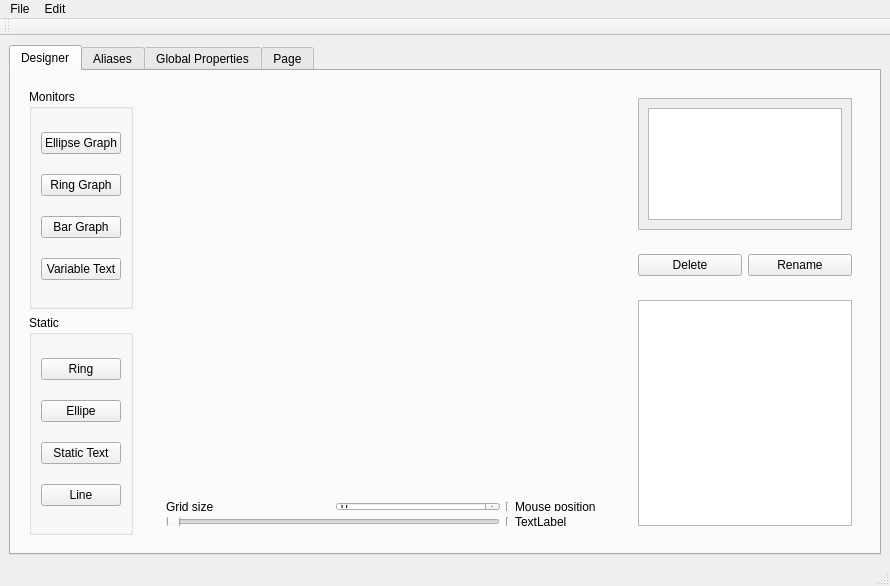
<?xml version="1.0" encoding="UTF-8"?>
<ui version="4.0">
 <class>MainWindow</class>
 <widget class="QMainWindow" name="MainWindow">
  <property name="geometry">
   <rect>
    <x>0</x>
    <y>0</y>
    <width>890</width>
    <height>586</height>
   </rect>
  </property>
  <property name="windowTitle">
   <string>MainWindow</string>
  </property>
  <widget class="QWidget" name="centralwidget">
   <layout class="QHBoxLayout" name="horizontalLayout_2">
    <item>
     <widget class="QTabWidget" name="DesignerTab">
      <property name="currentIndex">
       <number>0</number>
      </property>
      <widget class="QWidget" name="Designer">
       <property name="sizePolicy">
        <sizepolicy hsizetype="Preferred" vsizetype="Preferred">
         <horstretch>0</horstretch>
         <verstretch>0</verstretch>
        </sizepolicy>
       </property>
       <attribute name="title">
        <string>Designer</string>
       </attribute>
       <layout class="QHBoxLayout" name="horizontalLayout">
        <item>
         <widget class="QWidget" name="widget_6" native="true">
          <layout class="QVBoxLayout" name="verticalLayout_4">
           <item>
            <widget class="QGroupBox" name="groupBox">
             <property name="title">
              <string>Monitors</string>
             </property>
             <layout class="QVBoxLayout" name="verticalLayout_5">
              <item>
               <widget class="QPushButton" name="ellipsegraphBtn">
                <property name="sizePolicy">
                 <sizepolicy hsizetype="Fixed" vsizetype="Fixed">
                  <horstretch>50</horstretch>
                  <verstretch>0</verstretch>
                 </sizepolicy>
                </property>
                <property name="maximumSize">
                 <size>
                  <width>197</width>
                  <height>16777215</height>
                 </size>
                </property>
                <property name="toolTip">
                 <string>Draw an Elliptic monitor</string>
                </property>
                <property name="text">
                 <string>Ellipse Graph</string>
                </property>
               </widget>
              </item>
              <item>
               <widget class="QPushButton" name="ringgraphBtn">
                <property name="sizePolicy">
                 <sizepolicy hsizetype="Fixed" vsizetype="Fixed">
                  <horstretch>50</horstretch>
                  <verstretch>0</verstretch>
                 </sizepolicy>
                </property>
                <property name="maximumSize">
                 <size>
                  <width>197</width>
                  <height>16777215</height>
                 </size>
                </property>
                <property name="text">
                 <string>Ring Graph</string>
                </property>
               </widget>
              </item>
              <item>
               <widget class="QPushButton" name="bargraphBtn">
                <property name="sizePolicy">
                 <sizepolicy hsizetype="Fixed" vsizetype="Fixed">
                  <horstretch>50</horstretch>
                  <verstretch>0</verstretch>
                 </sizepolicy>
                </property>
                <property name="maximumSize">
                 <size>
                  <width>197</width>
                  <height>16777215</height>
                 </size>
                </property>
                <property name="text">
                 <string>Bar Graph</string>
                </property>
               </widget>
              </item>
              <item>
               <widget class="QPushButton" name="vartextBtn">
                <property name="sizePolicy">
                 <sizepolicy hsizetype="Fixed" vsizetype="Fixed">
                  <horstretch>50</horstretch>
                  <verstretch>0</verstretch>
                 </sizepolicy>
                </property>
                <property name="maximumSize">
                 <size>
                  <width>197</width>
                  <height>16777215</height>
                 </size>
                </property>
                <property name="text">
                 <string>Variable Text</string>
                </property>
               </widget>
              </item>
             </layout>
            </widget>
           </item>
           <item>
            <widget class="QGroupBox" name="groupBox_2">
             <property name="title">
              <string>Static</string>
             </property>
             <layout class="QVBoxLayout" name="verticalLayout_6">
              <item>
               <widget class="QPushButton" name="ringBtn">
                <property name="sizePolicy">
                 <sizepolicy hsizetype="Fixed" vsizetype="Fixed">
                  <horstretch>50</horstretch>
                  <verstretch>0</verstretch>
                 </sizepolicy>
                </property>
                <property name="maximumSize">
                 <size>
                  <width>197</width>
                  <height>16777215</height>
                 </size>
                </property>
                <property name="text">
                 <string>Ring</string>
                </property>
               </widget>
              </item>
              <item>
               <widget class="QPushButton" name="ellipseBtn">
                <property name="sizePolicy">
                 <sizepolicy hsizetype="Fixed" vsizetype="Fixed">
                  <horstretch>50</horstretch>
                  <verstretch>0</verstretch>
                 </sizepolicy>
                </property>
                <property name="maximumSize">
                 <size>
                  <width>197</width>
                  <height>16777215</height>
                 </size>
                </property>
                <property name="text">
                 <string>Ellipe</string>
                </property>
               </widget>
              </item>
              <item>
               <widget class="QPushButton" name="statextBtn">
                <property name="sizePolicy">
                 <sizepolicy hsizetype="Fixed" vsizetype="Fixed">
                  <horstretch>50</horstretch>
                  <verstretch>0</verstretch>
                 </sizepolicy>
                </property>
                <property name="maximumSize">
                 <size>
                  <width>197</width>
                  <height>16777215</height>
                 </size>
                </property>
                <property name="text">
                 <string>Static Text</string>
                </property>
               </widget>
              </item>
              <item>
               <widget class="QPushButton" name="lineBtn">
                <property name="sizePolicy">
                 <sizepolicy hsizetype="Fixed" vsizetype="Fixed">
                  <horstretch>50</horstretch>
                  <verstretch>0</verstretch>
                 </sizepolicy>
                </property>
                <property name="maximumSize">
                 <size>
                  <width>197</width>
                  <height>16777215</height>
                 </size>
                </property>
                <property name="text">
                 <string>Line</string>
                </property>
               </widget>
              </item>
             </layout>
            </widget>
           </item>
          </layout>
         </widget>
        </item>
        <item>
         <layout class="QGridLayout" name="gridLayout_3">
          <property name="sizeConstraint">
           <enum>QLayout::SetMinAndMaxSize</enum>
          </property>
          <item row="0" column="0" alignment="Qt::AlignLeft|Qt::AlignTop">
           <widget class="PreviewGraphicScene" name="previewgraphicview" native="true">
            <property name="sizePolicy">
             <sizepolicy hsizetype="Expanding" vsizetype="Expanding">
              <horstretch>0</horstretch>
              <verstretch>0</verstretch>
             </sizepolicy>
            </property>
            <property name="minimumSize">
             <size>
              <width>200</width>
              <height>200</height>
             </size>
            </property>
            <property name="palette">
             <palette>
              <active>
               <colorrole role="WindowText">
                <brush brushstyle="SolidPattern">
                 <color alpha="255">
                  <red>255</red>
                  <green>255</green>
                  <blue>255</blue>
                 </color>
                </brush>
               </colorrole>
               <colorrole role="Button">
                <brush brushstyle="SolidPattern">
                 <color alpha="255">
                  <red>0</red>
                  <green>0</green>
                  <blue>0</blue>
                 </color>
                </brush>
               </colorrole>
               <colorrole role="Light">
                <brush brushstyle="SolidPattern">
                 <color alpha="255">
                  <red>0</red>
                  <green>0</green>
                  <blue>0</blue>
                 </color>
                </brush>
               </colorrole>
               <colorrole role="Midlight">
                <brush brushstyle="SolidPattern">
                 <color alpha="255">
                  <red>0</red>
                  <green>0</green>
                  <blue>0</blue>
                 </color>
                </brush>
               </colorrole>
               <colorrole role="Dark">
                <brush brushstyle="SolidPattern">
                 <color alpha="255">
                  <red>0</red>
                  <green>0</green>
                  <blue>0</blue>
                 </color>
                </brush>
               </colorrole>
               <colorrole role="Mid">
                <brush brushstyle="SolidPattern">
                 <color alpha="255">
                  <red>0</red>
                  <green>0</green>
                  <blue>0</blue>
                 </color>
                </brush>
               </colorrole>
               <colorrole role="Text">
                <brush brushstyle="SolidPattern">
                 <color alpha="255">
                  <red>255</red>
                  <green>255</green>
                  <blue>255</blue>
                 </color>
                </brush>
               </colorrole>
               <colorrole role="BrightText">
                <brush brushstyle="SolidPattern">
                 <color alpha="255">
                  <red>255</red>
                  <green>255</green>
                  <blue>255</blue>
                 </color>
                </brush>
               </colorrole>
               <colorrole role="ButtonText">
                <brush brushstyle="SolidPattern">
                 <color alpha="255">
                  <red>255</red>
                  <green>255</green>
                  <blue>255</blue>
                 </color>
                </brush>
               </colorrole>
               <colorrole role="Base">
                <brush brushstyle="SolidPattern">
                 <color alpha="255">
                  <red>0</red>
                  <green>0</green>
                  <blue>0</blue>
                 </color>
                </brush>
               </colorrole>
               <colorrole role="Window">
                <brush brushstyle="SolidPattern">
                 <color alpha="255">
                  <red>0</red>
                  <green>0</green>
                  <blue>0</blue>
                 </color>
                </brush>
               </colorrole>
               <colorrole role="Shadow">
                <brush brushstyle="SolidPattern">
                 <color alpha="255">
                  <red>0</red>
                  <green>0</green>
                  <blue>0</blue>
                 </color>
                </brush>
               </colorrole>
               <colorrole role="AlternateBase">
                <brush brushstyle="SolidPattern">
                 <color alpha="255">
                  <red>0</red>
                  <green>0</green>
                  <blue>0</blue>
                 </color>
                </brush>
               </colorrole>
               <colorrole role="ToolTipBase">
                <brush brushstyle="SolidPattern">
                 <color alpha="255">
                  <red>255</red>
                  <green>255</green>
                  <blue>220</blue>
                 </color>
                </brush>
               </colorrole>
               <colorrole role="ToolTipText">
                <brush brushstyle="SolidPattern">
                 <color alpha="255">
                  <red>0</red>
                  <green>0</green>
                  <blue>0</blue>
                 </color>
                </brush>
               </colorrole>
               <colorrole role="PlaceholderText">
                <brush brushstyle="SolidPattern">
                 <color alpha="128">
                  <red>255</red>
                  <green>255</green>
                  <blue>255</blue>
                 </color>
                </brush>
               </colorrole>
              </active>
              <inactive>
               <colorrole role="WindowText">
                <brush brushstyle="SolidPattern">
                 <color alpha="255">
                  <red>255</red>
                  <green>255</green>
                  <blue>255</blue>
                 </color>
                </brush>
               </colorrole>
               <colorrole role="Button">
                <brush brushstyle="SolidPattern">
                 <color alpha="255">
                  <red>0</red>
                  <green>0</green>
                  <blue>0</blue>
                 </color>
                </brush>
               </colorrole>
               <colorrole role="Light">
                <brush brushstyle="SolidPattern">
                 <color alpha="255">
                  <red>0</red>
                  <green>0</green>
                  <blue>0</blue>
                 </color>
                </brush>
               </colorrole>
               <colorrole role="Midlight">
                <brush brushstyle="SolidPattern">
                 <color alpha="255">
                  <red>0</red>
                  <green>0</green>
                  <blue>0</blue>
                 </color>
                </brush>
               </colorrole>
               <colorrole role="Dark">
                <brush brushstyle="SolidPattern">
                 <color alpha="255">
                  <red>0</red>
                  <green>0</green>
                  <blue>0</blue>
                 </color>
                </brush>
               </colorrole>
               <colorrole role="Mid">
                <brush brushstyle="SolidPattern">
                 <color alpha="255">
                  <red>0</red>
                  <green>0</green>
                  <blue>0</blue>
                 </color>
                </brush>
               </colorrole>
               <colorrole role="Text">
                <brush brushstyle="SolidPattern">
                 <color alpha="255">
                  <red>255</red>
                  <green>255</green>
                  <blue>255</blue>
                 </color>
                </brush>
               </colorrole>
               <colorrole role="BrightText">
                <brush brushstyle="SolidPattern">
                 <color alpha="255">
                  <red>255</red>
                  <green>255</green>
                  <blue>255</blue>
                 </color>
                </brush>
               </colorrole>
               <colorrole role="ButtonText">
                <brush brushstyle="SolidPattern">
                 <color alpha="255">
                  <red>255</red>
                  <green>255</green>
                  <blue>255</blue>
                 </color>
                </brush>
               </colorrole>
               <colorrole role="Base">
                <brush brushstyle="SolidPattern">
                 <color alpha="255">
                  <red>0</red>
                  <green>0</green>
                  <blue>0</blue>
                 </color>
                </brush>
               </colorrole>
               <colorrole role="Window">
                <brush brushstyle="SolidPattern">
                 <color alpha="255">
                  <red>0</red>
                  <green>0</green>
                  <blue>0</blue>
                 </color>
                </brush>
               </colorrole>
               <colorrole role="Shadow">
                <brush brushstyle="SolidPattern">
                 <color alpha="255">
                  <red>0</red>
                  <green>0</green>
                  <blue>0</blue>
                 </color>
                </brush>
               </colorrole>
               <colorrole role="AlternateBase">
                <brush brushstyle="SolidPattern">
                 <color alpha="255">
                  <red>0</red>
                  <green>0</green>
                  <blue>0</blue>
                 </color>
                </brush>
               </colorrole>
               <colorrole role="ToolTipBase">
                <brush brushstyle="SolidPattern">
                 <color alpha="255">
                  <red>255</red>
                  <green>255</green>
                  <blue>220</blue>
                 </color>
                </brush>
               </colorrole>
               <colorrole role="ToolTipText">
                <brush brushstyle="SolidPattern">
                 <color alpha="255">
                  <red>0</red>
                  <green>0</green>
                  <blue>0</blue>
                 </color>
                </brush>
               </colorrole>
               <colorrole role="PlaceholderText">
                <brush brushstyle="SolidPattern">
                 <color alpha="128">
                  <red>255</red>
                  <green>255</green>
                  <blue>255</blue>
                 </color>
                </brush>
               </colorrole>
              </inactive>
              <disabled>
               <colorrole role="WindowText">
                <brush brushstyle="SolidPattern">
                 <color alpha="255">
                  <red>0</red>
                  <green>0</green>
                  <blue>0</blue>
                 </color>
                </brush>
               </colorrole>
               <colorrole role="Button">
                <brush brushstyle="SolidPattern">
                 <color alpha="255">
                  <red>0</red>
                  <green>0</green>
                  <blue>0</blue>
                 </color>
                </brush>
               </colorrole>
               <colorrole role="Light">
                <brush brushstyle="SolidPattern">
                 <color alpha="255">
                  <red>0</red>
                  <green>0</green>
                  <blue>0</blue>
                 </color>
                </brush>
               </colorrole>
               <colorrole role="Midlight">
                <brush brushstyle="SolidPattern">
                 <color alpha="255">
                  <red>0</red>
                  <green>0</green>
                  <blue>0</blue>
                 </color>
                </brush>
               </colorrole>
               <colorrole role="Dark">
                <brush brushstyle="SolidPattern">
                 <color alpha="255">
                  <red>0</red>
                  <green>0</green>
                  <blue>0</blue>
                 </color>
                </brush>
               </colorrole>
               <colorrole role="Mid">
                <brush brushstyle="SolidPattern">
                 <color alpha="255">
                  <red>0</red>
                  <green>0</green>
                  <blue>0</blue>
                 </color>
                </brush>
               </colorrole>
               <colorrole role="Text">
                <brush brushstyle="SolidPattern">
                 <color alpha="255">
                  <red>0</red>
                  <green>0</green>
                  <blue>0</blue>
                 </color>
                </brush>
               </colorrole>
               <colorrole role="BrightText">
                <brush brushstyle="SolidPattern">
                 <color alpha="255">
                  <red>255</red>
                  <green>255</green>
                  <blue>255</blue>
                 </color>
                </brush>
               </colorrole>
               <colorrole role="ButtonText">
                <brush brushstyle="SolidPattern">
                 <color alpha="255">
                  <red>0</red>
                  <green>0</green>
                  <blue>0</blue>
                 </color>
                </brush>
               </colorrole>
               <colorrole role="Base">
                <brush brushstyle="SolidPattern">
                 <color alpha="255">
                  <red>0</red>
                  <green>0</green>
                  <blue>0</blue>
                 </color>
                </brush>
               </colorrole>
               <colorrole role="Window">
                <brush brushstyle="SolidPattern">
                 <color alpha="255">
                  <red>0</red>
                  <green>0</green>
                  <blue>0</blue>
                 </color>
                </brush>
               </colorrole>
               <colorrole role="Shadow">
                <brush brushstyle="SolidPattern">
                 <color alpha="255">
                  <red>0</red>
                  <green>0</green>
                  <blue>0</blue>
                 </color>
                </brush>
               </colorrole>
               <colorrole role="AlternateBase">
                <brush brushstyle="SolidPattern">
                 <color alpha="255">
                  <red>0</red>
                  <green>0</green>
                  <blue>0</blue>
                 </color>
                </brush>
               </colorrole>
               <colorrole role="ToolTipBase">
                <brush brushstyle="SolidPattern">
                 <color alpha="255">
                  <red>255</red>
                  <green>255</green>
                  <blue>220</blue>
                 </color>
                </brush>
               </colorrole>
               <colorrole role="ToolTipText">
                <brush brushstyle="SolidPattern">
                 <color alpha="255">
                  <red>0</red>
                  <green>0</green>
                  <blue>0</blue>
                 </color>
                </brush>
               </colorrole>
               <colorrole role="PlaceholderText">
                <brush brushstyle="SolidPattern">
                 <color alpha="128">
                  <red>255</red>
                  <green>255</green>
                  <blue>255</blue>
                 </color>
                </brush>
               </colorrole>
              </disabled>
             </palette>
            </property>
            <layout class="QVBoxLayout" name="verticalLayout_2"/>
           </widget>
          </item>
          <item row="1" column="0">
           <widget class="QWidget" name="widget" native="true">
            <property name="sizePolicy">
             <sizepolicy hsizetype="Expanding" vsizetype="Fixed">
              <horstretch>0</horstretch>
              <verstretch>150</verstretch>
             </sizepolicy>
            </property>
            <property name="maximumSize">
             <size>
              <width>16777215</width>
              <height>60</height>
             </size>
            </property>
            <layout class="QVBoxLayout" name="verticalLayout">
             <item>
              <widget class="QWidget" name="widget_2" native="true">
               <layout class="QGridLayout" name="gridLayout">
                <item row="1" column="3">
                 <widget class="QLabel" name="MousePosLabel">
                  <property name="sizePolicy">
                   <sizepolicy hsizetype="Fixed" vsizetype="Fixed">
                    <horstretch>0</horstretch>
                    <verstretch>0</verstretch>
                   </sizepolicy>
                  </property>
                  <property name="text">
                   <string>TextLabel</string>
                  </property>
                 </widget>
                </item>
                <item row="0" column="3">
                 <widget class="QLabel" name="label_2">
                  <property name="sizePolicy">
                   <sizepolicy hsizetype="Fixed" vsizetype="Fixed">
                    <horstretch>0</horstretch>
                    <verstretch>0</verstretch>
                   </sizepolicy>
                  </property>
                  <property name="text">
                   <string>Mouse position</string>
                  </property>
                 </widget>
                </item>
                <item row="0" column="2">
                 <widget class="Line" name="line">
                  <property name="orientation">
                   <enum>Qt::Vertical</enum>
                  </property>
                 </widget>
                </item>
                <item row="0" column="0">
                 <widget class="QLabel" name="label">
                  <property name="sizePolicy">
                   <sizepolicy hsizetype="Preferred" vsizetype="Fixed">
                    <horstretch>0</horstretch>
                    <verstretch>0</verstretch>
                   </sizepolicy>
                  </property>
                  <property name="text">
                   <string>Grid size</string>
                  </property>
                 </widget>
                </item>
                <item row="0" column="1">
                 <widget class="QSpinBox" name="gridsizeSpinBox"/>
                </item>
                <item row="1" column="2">
                 <widget class="Line" name="line_2">
                  <property name="orientation">
                   <enum>Qt::Vertical</enum>
                  </property>
                 </widget>
                </item>
                <item row="1" column="0" colspan="2">
                 <widget class="QSlider" name="gridsizeslider">
                  <property name="orientation">
                   <enum>Qt::Horizontal</enum>
                  </property>
                 </widget>
                </item>
               </layout>
              </widget>
             </item>
            </layout>
           </widget>
          </item>
         </layout>
        </item>
        <item>
         <widget class="QWidget" name="Properties_2" native="true">
          <property name="minimumSize">
           <size>
            <width>100</width>
            <height>0</height>
           </size>
          </property>
          <property name="maximumSize">
           <size>
            <width>250</width>
            <height>16777215</height>
           </size>
          </property>
          <layout class="QVBoxLayout" name="Properties">
           <item>
            <widget class="QWidget" name="widget_3" native="true">
             <property name="maximumSize">
              <size>
               <width>16777215</width>
               <height>150</height>
              </size>
             </property>
             <layout class="QVBoxLayout" name="verticalLayout_3">
              <item>
               <widget class="QScrollArea" name="scrollArea">
                <property name="widgetResizable">
                 <bool>true</bool>
                </property>
                <widget class="QWidget" name="scrollAreaWidgetContents">
                 <property name="geometry">
                  <rect>
                   <x>0</x>
                   <y>0</y>
                   <width>222</width>
                   <height>134</height>
                  </rect>
                 </property>
                 <layout class="QHBoxLayout" name="horizontalLayout_4">
                  <item>
                   <widget class="QListWidget" name="ObjectList"/>
                  </item>
                 </layout>
                </widget>
               </widget>
              </item>
             </layout>
            </widget>
           </item>
           <item>
            <widget class="QWidget" name="widget_9" native="true">
             <layout class="QHBoxLayout" name="horizontalLayout_3">
              <item>
               <widget class="QPushButton" name="DeleteBtn">
                <property name="text">
                 <string>Delete</string>
                </property>
               </widget>
              </item>
              <item>
               <widget class="QPushButton" name="RenameBtn">
                <property name="text">
                 <string>Rename</string>
                </property>
               </widget>
              </item>
             </layout>
            </widget>
           </item>
           <item>
            <widget class="QWidget" name="widget_4" native="true">
             <layout class="QHBoxLayout" name="horizontalLayout_5">
              <item>
               <widget class="QTableWidget" name="PropList"/>
              </item>
             </layout>
            </widget>
           </item>
          </layout>
         </widget>
        </item>
       </layout>
      </widget>
      <widget class="QWidget" name="Aliases">
       <attribute name="title">
        <string>Aliases</string>
       </attribute>
       <layout class="QGridLayout" name="gridLayout_2">
        <item row="0" column="0">
         <widget class="QTableView" name="tableView_2"/>
        </item>
       </layout>
      </widget>
      <widget class="QWidget" name="Conkyproperties">
       <attribute name="title">
        <string>Global Properties</string>
       </attribute>
       <layout class="QHBoxLayout" name="horizontalLayout_6">
        <item>
         <widget class="QTableView" name="tableView_3"/>
        </item>
       </layout>
      </widget>
      <widget class="QWidget" name="tab">
       <attribute name="title">
        <string>Page</string>
       </attribute>
       <widget class="QWidget" name="widget_7" native="true">
        <property name="geometry">
         <rect>
          <x>180</x>
          <y>80</y>
          <width>120</width>
          <height>80</height>
         </rect>
        </property>
       </widget>
       <widget class="QWidget" name="widget_8" native="true">
        <property name="geometry">
         <rect>
          <x>410</x>
          <y>140</y>
          <width>120</width>
          <height>80</height>
         </rect>
        </property>
       </widget>
      </widget>
     </widget>
    </item>
   </layout>
  </widget>
  <widget class="QMenuBar" name="menubar">
   <property name="geometry">
    <rect>
     <x>0</x>
     <y>0</y>
     <width>890</width>
     <height>30</height>
    </rect>
   </property>
   <widget class="QMenu" name="menuFichier">
    <property name="title">
     <string>File</string>
    </property>
    <addaction name="actionLOad"/>
    <addaction name="actionSave_as"/>
    <addaction name="actionSave"/>
   </widget>
   <widget class="QMenu" name="menuEdit">
    <property name="title">
     <string>Edit</string>
    </property>
    <addaction name="actionLoad_background_Image"/>
   </widget>
   <addaction name="menuFichier"/>
   <addaction name="menuEdit"/>
  </widget>
  <widget class="QStatusBar" name="statusbar"/>
  <widget class="QToolBar" name="toolBar">
   <property name="windowTitle">
    <string>toolBar</string>
   </property>
   <attribute name="toolBarArea">
    <enum>TopToolBarArea</enum>
   </attribute>
   <attribute name="toolBarBreak">
    <bool>false</bool>
   </attribute>
  </widget>
  <action name="actionLOad">
   <property name="text">
    <string>Load</string>
   </property>
  </action>
  <action name="actionSave_as">
   <property name="text">
    <string>Save as</string>
   </property>
  </action>
  <action name="actionSave">
   <property name="text">
    <string>Save</string>
   </property>
  </action>
  <action name="actionLoad_background_Image">
   <property name="text">
    <string>Load background Image</string>
   </property>
  </action>
 </widget>
 <customwidgets>
  <customwidget>
   <class>PreviewGraphicScene</class>
   <extends>QWidget</extends>
   <header>previewgraphicscene.h</header>
   <container>1</container>
  </customwidget>
 </customwidgets>
 <resources/>
 <connections/>
</ui>
